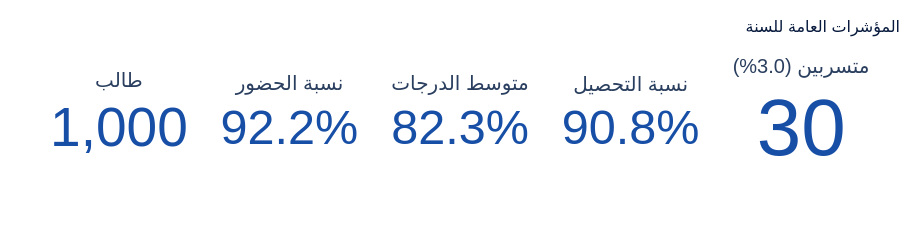

Notebook cell for this chart:
### Code cell
show(2)

### Figure 1 — Plotly figure (JSON) as saved in the notebook; plotly's stock layout.template omitted (floating-point values rounded to 4 significant figures)
{"data": [{"domain": {"x": [0.0, 0.168], "y": [0.0, 1.0]}, "mode": "number", "number": {"font": {"color": "#174EA6"}, "suffix": "", "valueformat": ",d"}, "title": {"text": "طالب"}, "type": "indicator", "value": 1000}, {"domain": {"x": [0.208, 0.376], "y": [0.0, 1.0]}, "mode": "number", "number": {"font": {"color": "#174EA6"}, "suffix": "%", "valueformat": ",.1f"}, "title": {"text": "نسبة الحضور"}, "type": "indicator", "value": 92.23}, {"domain": {"x": [0.416, 0.584], "y": [0.0, 1.0]}, "mode": "number", "number": {"font": {"color": "#174EA6"}, "suffix": "%", "valueformat": ",.1f"}, "title": {"text": "متوسط الدرجات"}, "type": "indicator", "value": 82.32}, {"domain": {"x": [0.624, 0.792], "y": [0.0, 1.0]}, "mode": "number", "number": {"font": {"color": "#174EA6"}, "suffix": "%", "valueformat": ",.1f"}, "title": {"text": "نسبة التحصيل"}, "type": "indicator", "value": 90.76}, {"domain": {"x": [0.832, 1.0], "y": [0.0, 1.0]}, "mode": "number", "number": {"font": {"color": "#174EA6"}, "suffix": "", "valueformat": ",d"}, "title": {"text": "متسربين (3.0%)"}, "type": "indicator", "value": 30}], "layout": {"colorway": ["#174EA6", "#2FB89A", "#E0A100", "#D64550", "#0D2A5E", "#00B8E6", "#8A97AB"], "font": {"family": "IBM Plex Sans Arabic, Tahoma, Arial, sans-serif", "size": 12}, "height": 230, "hoverlabel": {"font": {"family": "IBM Plex Sans Arabic, Tahoma, Arial, sans-serif"}}, "legend": {"orientation": "h", "x": 1, "xanchor": "right", "y": -0.18}, "margin": {"b": 50, "l": 50, "r": 30, "t": 64}, "showlegend": false, "title": {"font": {"color": "#071A3D", "size": 16}, "text": "المؤشرات العامة للسنة", "x": 1, "xanchor": "right"}}}
